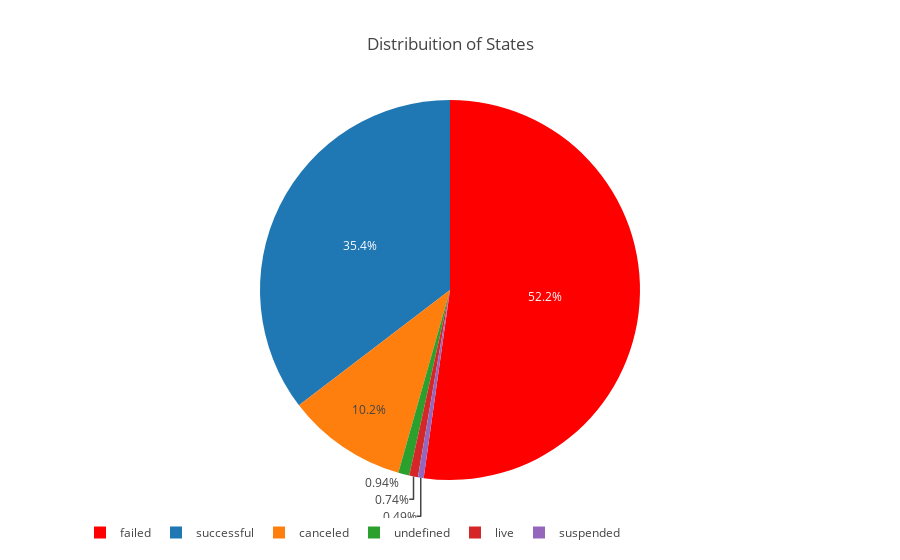

Notebook source saved alongside this figure:
### Markdown cell above
To visualise the distribution of the original states, the original dataset is used 'df_kick_main' is used.
To make more sense of the state distributions the percentages of the states are visualised.

### Code cell
percentual_sucess = round(df_kick_main["state"].value_counts() / len(df_kick_main["state"]) * 100,2)

print("State Percentual in %: ")
print(percentual_sucess)

state = round(df_kick_main["state"].value_counts() / len(df_kick_main["state"]) * 100,2)

labels = list(state.index)
values = list(state.values)

trace1 = go.Pie(labels=labels, values=values, marker=dict(colors=['red']))

layout = go.Layout(title='Distribuition of States', legend=dict(orientation="h"));

fig = go.Figure(data=[trace1], layout=layout)
iplot(fig)

### Figure 1 — Plotly figure (JSON) as saved in the notebook; plotly's stock layout.template omitted (floating-point values rounded to 4 significant figures)
{"data": [{"labels": ["failed", "successful", "canceled", "undefined", "live", "suspended"], "marker": {"colors": ["red"]}, "type": "pie", "uid": "37abe880-f064-4e06-a7c7-74f8795aa3c4", "values": [52.22, 35.38, 10.24, 0.94, 0.74, 0.49]}], "layout": {"legend": {"orientation": "h"}, "title": {"text": "Distribuition of States"}}}
